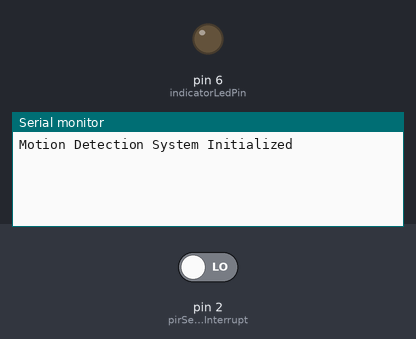
Bench run of a sketch on a simulated Arduino Uno, built with avr-gcc and run on an emulated ATmega328P. Shown: output pins drawn as LEDs (lit = HIGH), the last lines printed to the serial monitor. The inputs (shaded band) are chosen by the test bench; at power-on: pin 2 (pirSensorInterrupt) LOW.

Above: at 1.2 s.
1.3 s: pin 2 (pirSensorInterrupt) driven HIGH
At 2.5 s:
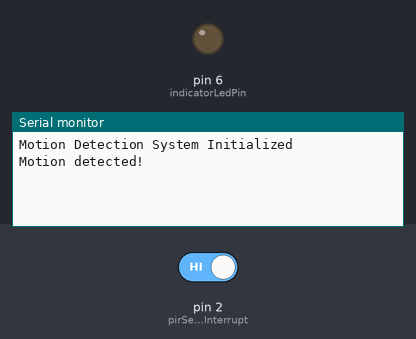
2.8 s: pin 2 (pirSensorInterrupt) driven LOW
At 3.9 s:
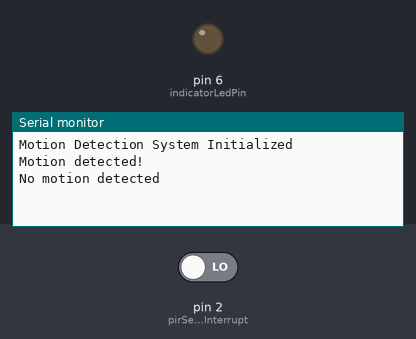

The sketch:

code.ino
```cpp
const int pirSensorInterrupt = 2;   // PIR sensor connected to pin 3
const int indicatorLedPin = 6;      // Indicator LED connected to digital pin 5
volatile int motionStatus = 0;      // Status indicating motion detection

void setup() {
  Serial.begin(9600);
  Serial.println("Motion Detection System Initialized");

  pinMode(indicatorLedPin, OUTPUT);
  attachInterrupt(digitalPinToInterrupt(pirSensorInterrupt), handleMotionInterrupt, HIGH);
}

void loop() {
}

void handleMotionInterrupt() {
  int motionValue = digitalRead(pirSensorInterrupt);


  if (motionValue == HIGH) {
    digitalWrite(indicatorLedPin, HIGH);  // Turn on the indicator LED
    Serial.println("Motion detected!");
    delay(1000);  // Adjust this delay as needed
    digitalWrite(indicatorLedPin, LOW);   // Turn off the indicator LED
    motionStatus = 1;                      // Set motion status
  } else {
    Serial.println("No motion detected");
    // motionStatus = 0;                      // Reset motion status
  }
}
```

Measured:
- after the input at 1.3 s, the serial monitor: prints a new line at once (image 1)
- after the input at 2.8 s, the serial monitor: prints a new line at once (image 2)
